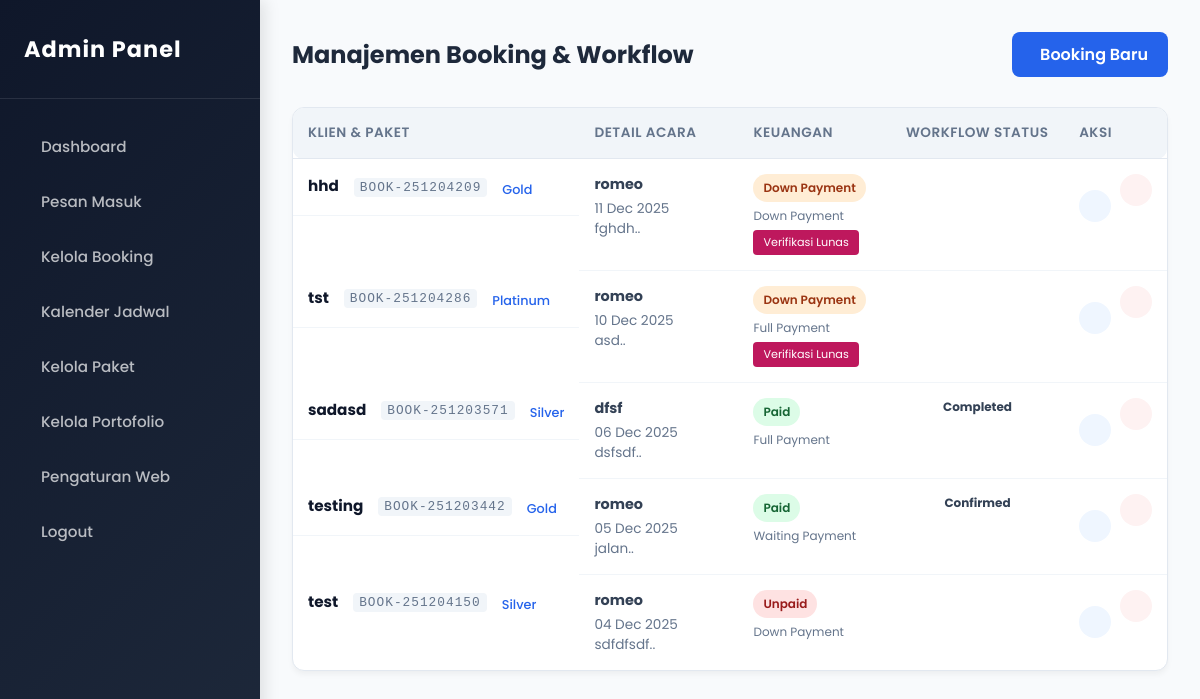
The page /admin/booking.php (signed in) on the database its author committed.
### tables this page shows
CREATE TABLE `bookings` (
  `id` int(11) NOT NULL,
  `booking_code` varchar(20) NOT NULL,
  `client_name` varchar(100) NOT NULL,
  `client_phone` varchar(20) NOT NULL,
  `event_type` varchar(50) DEFAULT NULL,
  `event_name` varchar(255) DEFAULT NULL,
  `client_email` varchar(100) DEFAULT NULL,
  `event_date` date NOT NULL,
  `event_venue` text NOT NULL,
  `tm_date` date DEFAULT NULL,
  `tm_time` time DEFAULT NULL,
  `tm_location` varchar(255) DEFAULT NULL,
  `package_id` int(11) DEFAULT NULL,
  `total_price` decimal(15,2) DEFAULT 0.00,
  `payment_option` varchar(50) DEFAULT NULL,
  `down_payment_amount` decimal(15,2) DEFAULT 0.00,
  `status` enum('Pending','Confirmed','Completed','Cancelled') DEFAULT 'Pending',
  `payment_status` enum('Unpaid','Down Payment','Paid') DEFAULT 'Unpaid',
  `notes` text DEFAULT NULL,
  `created_at` timestamp NOT NULL DEFAULT current_timestamp()
);

CREATE TABLE `packages` (
  `id` int(11) NOT NULL,
  `name` varchar(100) NOT NULL,
  `type` varchar(50) NOT NULL,
  `price` decimal(15,2) DEFAULT 0.00,
  `description` text DEFAULT NULL,
  `created_at` timestamp NOT NULL DEFAULT current_timestamp(),
  `is_active` tinyint(1) DEFAULT 1
);

### admin/booking.php (the view, shortened to what this page needs)
<?php
require_once '../config/database.php';
include 'includes/header.php';
include 'includes/sidebar.php';
$query = mysqli_query($koneksi, "
    SELECT bookings.*, packages.name as package_name
    FROM bookings
    LEFT JOIN packages ON bookings.package_id = packages.id
    ORDER BY bookings.event_date DESC
");
?>
<div class="main-content">
    <div class="header-dash">
        <h2>Manajemen Booking & Workflow</h2>
        <a href="booking_tambah.php" class="btn-add"><i class="ri-add-circle-line"></i> Booking Baru</a>
    </div>
    <div class="card-table">
        <div class="table-responsive">
            <table class="table-custom">
                <thead>
                    <tr>
                        <th width="25%">Klien & Paket</th>
                        <th width="25%">Detail Acara</th>
                        <th width="20%">Keuangan</th>
                        <th width="20%">Workflow Status</th>
                        <th width="10%">Aksi</th>
                    </tr>
                </thead>
                <tbody>
                    <?php if(mysqli_num_rows($query) > 0): ?>
                        <?php while($data = mysqli_fetch_assoc($query)): ?>
                        <tr>
                            <td class="client-info">
                                <strong><?= $data['client_name']; ?></strong>
                                <small class="booking-code"><?= $data['booking_code']; ?></small>
                                <div style="margin-top:5px; color:#2563eb; font-weight:500; font-size:0.8rem;">
                                    <?= $data['package_name']; ?>
                                </div>
                            </td>
                            <td>
                                <strong><?= $data['event_name']; ?></strong>
                                <div style="font-size:0.85rem; color:#64748b; margin-top:4px;">
                                    <i class="ri-calendar-line"></i> <?= date('d M Y', strtotime($data['event_date'])); ?><br>
                                    <i class="ri-map-pin-line"></i> <?= substr($data['event_venue'], 0, 20); ?>..
                                </div>
                            </td>
                            <td>
                                <?php
                                    $bg = ($data['payment_status'] == 'Paid') ? 'bg-green' : (($data['payment_status'] == 'Down Payment') ? 'bg-orange' : 'bg-red');
                                ?>
                                <span class="badge <?= $bg ?>"><?= $data['payment_status']; ?></span>
                                <div style="font-size:0.75rem; margin-top:5px; color:#64748b;"><?= $data['payment_option']; ?></div>
                                <?php if($data['payment_status'] == 'Down Payment'): ?>
                                    <button onclick="openModal('modal-lunas-<?= $data['id'] ?>')" class="btn-lunas">Verifikasi Lunas</button>
                                <?php endif; ?>
                            </td>
                            <td>
                                <div style="font-size:0.75rem; font-weight:bold; color:#334155; text-align:center; margin-bottom:5px;">
                                    <?= $data['status']; ?>
                                </div>
                            </td>
                            <td class="action-icons">
                                <a href="booking_edit.php?id=<?= $data['id']; ?>" class="btn-edit" title="Edit"><i class="ri-pencil-line"></i></a>
                                <form method="POST" style="display:inline;" onsubmit="return confirm('Yakin hapus data ini?');">
                                    <button type="submit" name="hapus_data" class="btn-delete" style="border:none; width:32px; height:32px; border-radius:50%; cursor:pointer;"><i class="ri-delete-bin-line"></i></button>
                                </form>
                            </td>
                        </tr>
                        <?php endwhile; ?>
                    <?php else: ?>
                        <tr><td colspan="5" class="text-center" style="padding:40px; color:#94a3b8;">Belum ada data booking.</td></tr>
                    <?php endif; ?>
                </tbody>
            </table>
        </div>
    </div>
</div>
<?php include 'includes/footer.php'; ?>

### assets/css/admin.css (style rules this page uses)
:root { --primary-gradient: linear-gradient(135deg, #0f172a 0%, #1e293b 100%); --primary-color: #2563eb; --light-bg: #f8fafc; --sidebar-width: 260px; --text-dark: #1e293b; --text-gray: #64748b; --card-shadow: 0 10px 30px rgba(0,0,0,0.04); }
* { margin: 0; padding: 0; box-sizing: border-box; font-family: 'Poppins', sans-serif; text-decoration: none; list-style: none; }
body { background-color: var(--light-bg); display: flex; min-height: 100vh; overflow-x: hidden; }
.main-content { margin-left: var(--sidebar-width); width: calc(100% - var(--sidebar-width)); padding: 2.5rem; transition: all 0.3s; }
.header-dash { display: flex; justify-content: space-between; align-items: flex-end; margin-bottom: 2.5rem; animation: fadeInDown 0.6s ease; }
.table-responsive { overflow-x: auto; }
.table-custom { width: 100%; border-collapse: separate; border-spacing: 0; }
.table-custom th { text-align: left; padding: 1rem 1.5rem; background: #f8fafc; color: #64748b; font-weight: 600; font-size: 0.85rem; text-transform: uppercase; letter-spacing: 0.5px; border-bottom: 1px solid #e2e8f0; }
.table-custom th:first-child { border-top-left-radius: 10px; border-bottom-left-radius: 10px; }
.table-custom th:last-child { border-top-right-radius: 10px; border-bottom-right-radius: 10px; }
.table-custom td { padding: 1.2rem 1.5rem; border-bottom: 1px solid #f1f5f9; color: #1e293b; font-size: 0.95rem; vertical-align: middle; }
.table-custom tr:last-child td { border-bottom: none; }
.client-info { display: flex; align-items: center; gap: 15px; }
.client-info strong { display: block; font-size: 1rem; color: #0f172a; margin-bottom: 3px; }
.booking-code { font-size: 0.75rem; color: #64748b; background: #f1f5f9; padding: 2px 8px; border-radius: 4px; font-family: monospace; letter-spacing: 1px; }
.badge { padding: 6px 12px; border-radius: 30px; font-size: 0.75rem; font-weight: 600; display: inline-flex; align-items: center; gap: 5px; }

### admin/booking.php (style rules this page uses)
.main-content { padding: 2rem; background: #f8fafc; min-height: 100vh; }
.header-dash { display: flex; justify-content: space-between; align-items: center; margin-bottom: 30px; }
.header-dash h2 { font-size: 1.5rem; color: #1e293b; font-weight: 700; }
.btn-add { background: #2563eb; color: white; padding: 10px 20px; border-radius: 8px; text-decoration: none; font-weight: 600; display: flex; align-items: center; gap: 8px; transition: 0.3s; }
.card-table { background: white; border-radius: 12px; box-shadow: 0 4px 6px -1px rgba(0,0,0,0.05); overflow: hidden; border: 1px solid #e2e8f0; }
.table-responsive { overflow-x: auto; }
.table-custom { width: 100%; border-collapse: collapse; white-space: nowrap; }
.table-custom th { text-align: left; padding: 15px; background: #f1f5f9; color: #64748b; font-size: 0.85rem; text-transform: uppercase; letter-spacing: 0.5px; font-weight: 600; border-bottom: 1px solid #e2e8f0; }
.table-custom td { padding: 15px; border-bottom: 1px solid #f1f5f9; color: #334155; font-size: 0.9rem; vertical-align: top; }
.table-custom tr:last-child td { border-bottom: none; }
.client-info strong { display: block; color: #0f172a; font-size: 0.95rem; }
.client-info small { color: #64748b; font-size: 0.8rem; }
.booking-code { background: #f1f5f9; color: #475569; padding: 2px 6px; border-radius: 4px; font-family: monospace; font-size: 0.75rem; }
.badge { padding: 5px 10px; border-radius: 20px; font-size: 0.75rem; font-weight: 600; display: inline-block; }
.bg-green { background: #dcfce7; color: #166534; }
.bg-red { background: #fee2e2; color: #991b1b; }
.bg-orange { background: #ffedd5; color: #9a3412; }
.btn-lunas { background: #be185d; color: white; border: none; padding: 4px 10px; border-radius: 4px; font-size: 0.7rem; cursor: pointer; margin-top: 5px; }
.action-icons a { display: inline-flex; width: 32px; height: 32px; border-radius: 50%; align-items: center; justify-content: center; text-decoration: none; transition: 0.3s; margin-right: 5px; }
.btn-edit { background: #eff6ff; color: #2563eb; }
.btn-delete { background: #fef2f2; color: #ef4444; }

### rows shown on the page
bookings: client_name "hhd", booking_code "BOOK-251204209", package.name "Gold", event_name "romeo", event_date "11 Dec 2025", event_venue "fghdh", payment_status "Down Payment", payment_option "Down Payment"
bookings: client_name "tst", booking_code "BOOK-251204286", package.name "Platinum", event_name "romeo", event_date "10 Dec 2025", event_venue "asd", payment_status "Down Payment", payment_option "Full Payment"
bookings: client_name "sadasd", booking_code "BOOK-251203571", package.name "Silver", event_name "dfsf", event_date "06 Dec 2025", event_venue "dsfsdf", payment_status "Paid", payment_option "Full Payment", status "Completed"
bookings: client_name "testing", booking_code "BOOK-251203442", package.name "Gold", event_name "romeo", event_date "05 Dec 2025", event_venue "jalan", payment_status "Paid", payment_option "Waiting Payment", status "Confirmed"
bookings: client_name "test", booking_code "BOOK-251204150", package.name "Silver", event_name "romeo", event_date "04 Dec 2025", event_venue "sdfdfsdf", payment_status "Unpaid", payment_option "Down Payment"
